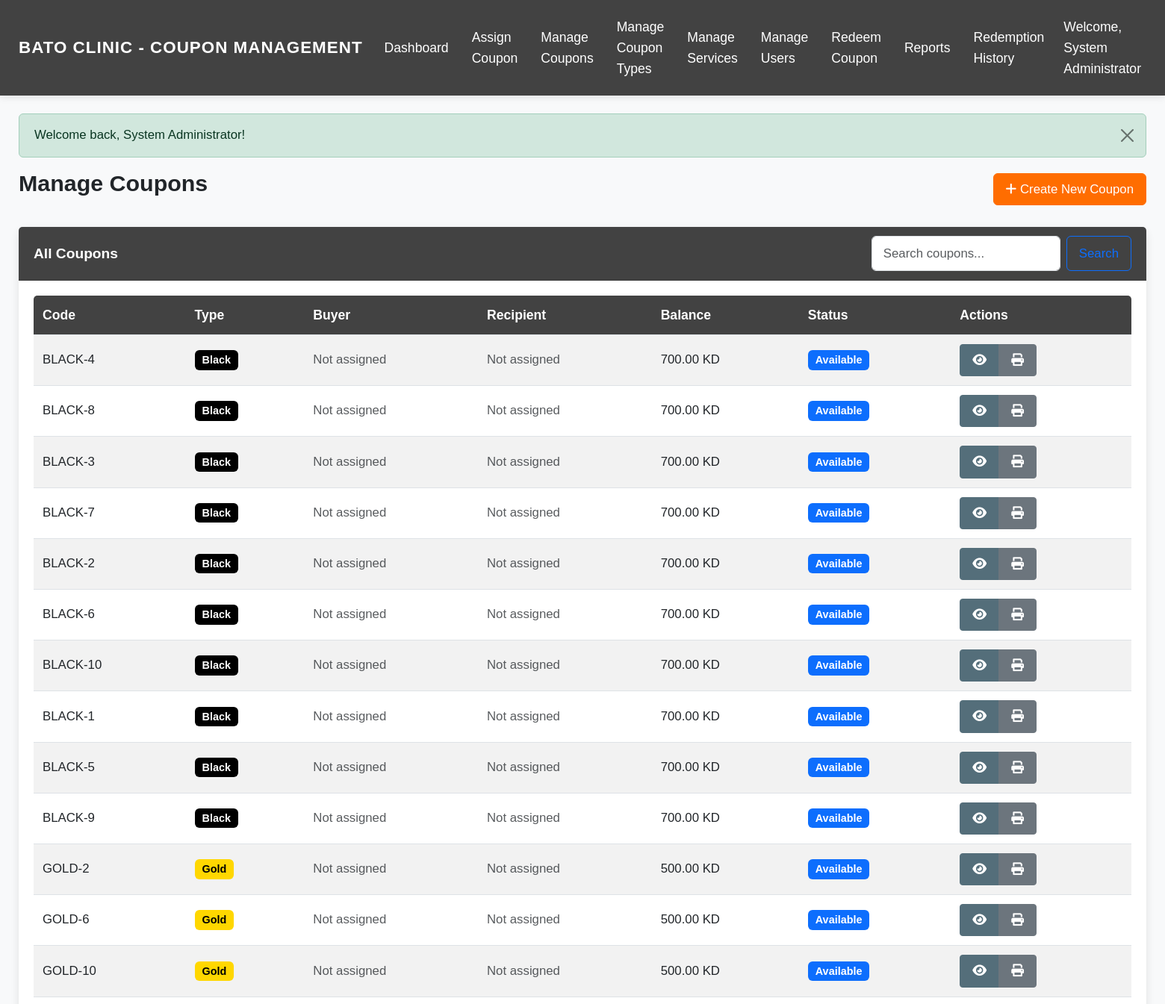
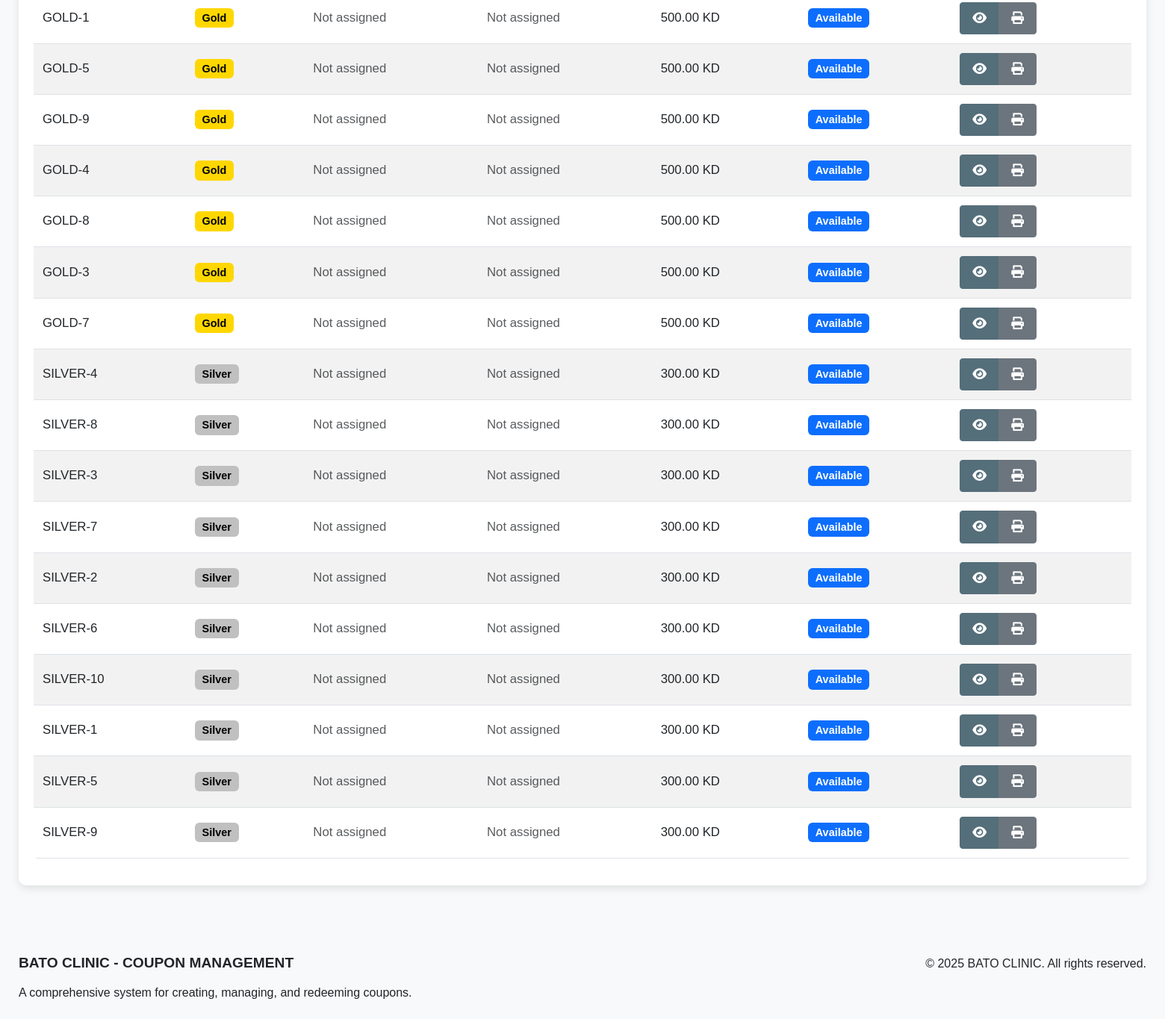
/admin/manage_coupons.php (signed in), run on the app's committed database (2 pictures, top to bottom).
### tables this page shows
CREATE TABLE coupons (
    id INT AUTO_INCREMENT PRIMARY KEY,
    code VARCHAR(20) NOT NULL UNIQUE,
    coupon_type_id INT NOT NULL,
    buyer_id INT,
    recipient_id INT,
    initial_balance DECIMAL(10, 2) NOT NULL,
    current_balance DECIMAL(10, 2) NOT NULL,
    issue_date DATE,
    status ENUM('available', 'assigned', 'fully_redeemed') NOT NULL DEFAULT 'available',
    created_at TIMESTAMP DEFAULT CURRENT_TIMESTAMP,
    updated_at TIMESTAMP DEFAULT CURRENT_TIMESTAMP ON UPDATE CURRENT_TIMESTAMP,
    FOREIGN KEY (coupon_type_id) REFERENCES coupon_types(id),
    FOREIGN KEY (buyer_id) REFERENCES users(id),
    FOREIGN KEY (recipient_id) REFERENCES users(id),
    INDEX (code),
    INDEX (buyer_id),
    INDEX (recipient_id),
    INDEX (status)
);

CREATE TABLE coupon_types (
    id INT AUTO_INCREMENT PRIMARY KEY,
    name ENUM('Black', 'Gold', 'Silver') NOT NULL,
    description TEXT,
    value DECIMAL(10, 2) NOT NULL,
    created_at TIMESTAMP DEFAULT CURRENT_TIMESTAMP,
    updated_at TIMESTAMP DEFAULT CURRENT_TIMESTAMP ON UPDATE CURRENT_TIMESTAMP
);

### models/Coupon.php (called while the page is built, shortened)
<?php
class Coupon {
    private $conn;
    private $table_name = "coupons";
    public function __construct($db) {
        $this->conn = $db;
    }
    public function readAll($page = 1, $limit = 10, $search = '') {
        $offset = ($page - 1) * $limit;
        $query = "SELECT c.*, ct.name as coupon_type_name,
                         b.full_name as buyer_name,
                         COALESCE(r.full_name,
                            (SELECT rl.recipient_name FROM redemption_logs rl
                             WHERE rl.coupon_id = c.id
                             ORDER BY rl.redemption_date DESC, rl.redemption_time DESC
                             LIMIT 1)
                         ) as recipient_name,
                         (SELECT COUNT(*) FROM redemption_logs WHERE coupon_id = c.id) as redemption_count,
                         (SELECT COUNT(DISTINCT recipient_name) FROM redemption_logs WHERE coupon_id = c.id) as unique_recipients,
                         CASE
                            WHEN c.status = 'assigned' THEN 1
                            WHEN c.recipient_id IS NOT NULL THEN 1
                            WHEN (SELECT COUNT(*) FROM redemption_logs WHERE coupon_id = c.id) > 0 THEN 1
                            ELSE 0
                         END as has_recipients
                  FROM " . $this->table_name . " c
                  LEFT JOIN coupon_types ct ON c.coupon_type_id = ct.id
                  LEFT JOIN users b ON c.buyer_id = b.id
                  LEFT JOIN users r ON c.recipient_id = r.id
                  LEFT JOIN (
                      SELECT coupon_id, COUNT(*) as log_count
                      FROM redemption_logs
                      GROUP BY coupon_id
                  ) rl ON c.id = rl.coupon_id
                  WHERE c.code LIKE ? OR b.full_name LIKE ? OR
                        c.id IN (SELECT coupon_id FROM redemption_logs WHERE recipient_name LIKE ?)
                  ORDER BY ct.name ASC, SUBSTRING(c.code, 1, 1) ASC, CAST(SUBSTRING(c.code, 2) AS UNSIGNED) ASC
                  LIMIT ?, ?";
        $stmt = $this->conn->prepare($query);
        $searchTerm = "%" . htmlspecialchars(strip_tags($search)) . "%";
        $stmt->bindParam(1, $searchTerm);
        $stmt->bindParam(2, $searchTerm);
        $stmt->bindParam(3, $searchTerm);
        $stmt->bindParam(4, $offset, PDO::PARAM_INT);
        $stmt->bindParam(5, $limit, PDO::PARAM_INT);
        $stmt->execute();
        return $stmt;
    }
}
?>

### admin/manage_coupons.php (the view, shortened to what this page needs)
<?php
require_once '../models/Coupon.php';
$database = new Database();
$db = $database->getConnection();
$coupon = new Coupon($db);
$search = isset($_GET['search']) ? $_GET['search'] : '';
$page = isset($_GET['page']) ? (int)$_GET['page'] : 1;
$limit = 50;
$coupons = $coupon->readAll($page, $limit, $search);
include_once '../includes/header.php';
?>
<div class="row">
    <div class="col-md-12">
        <div class="d-flex justify-content-between align-items-center mb-4">
            <h2>Manage Coupons</h2>
            <a href="<?php echo BASE_URL; ?>admin/create_coupon.php" class="btn btn-primary">
                <i class="fas fa-plus"></i> Create New Coupon
            </a>
        </div>
    </div>
</div>
<div class="row">
    <div class="col-md-12">
        <div class="card">
            <div class="card-header">
                <div class="d-flex justify-content-between align-items-center">
                    <h5 class="card-title mb-0">All Coupons</h5>
                    <form class="d-flex" action="" method="GET" id="searchForm">
                        <input class="form-control me-2" type="search" placeholder="Search coupons..." name="search" id="searchInput" value="<?php echo htmlspecialchars($search); ?>">
                        <button class="btn btn-outline-primary" type="submit">Search</button>
                    </form>
                </div>
            </div>
            <div class="card-body">
                <div class="table-responsive">
                    <table class="table table-striped table-hover" id="couponsTable">
                        <thead>
                            <tr>
                                <th>Code</th>
                                <th>Type</th>
                                <th>Buyer</th>
                                <th>Recipient</th>
                                <th>Balance</th>
                                <th>Status</th>
                                <th>Actions</th>
                            </tr>
                        </thead>
                        <tbody id="couponsTableBody">
                            <?php if($coupons->rowCount() > 0): ?>
                                <?php while($row = $coupons->fetch(PDO::FETCH_ASSOC)): ?>
                                    <tr>
                                        <td><?php echo $row['code']; ?></td>
                                        <td>
                                            <span class="badge <?php echo strtolower($row['coupon_type_name']) === 'black' ? 'badge-black' : (strtolower($row['coupon_type_name']) === 'gold' ? 'badge-gold' : 'badge-silver'); ?>">
                                                <?php echo $row['coupon_type_name']; ?>
                                            </span>
                                        </td>
                                        <td>
                                            <?php if($row['status'] == 'assigned'): ?>
                                                <?php echo $row['buyer_name'] ? $row['buyer_name'] : '<span class="badge bg-success">Assigned</span>'; ?>
                                            <?php else: ?>
                                                <span class="text-muted">Not assigned</span>
                                            <?php endif; ?>
                                        </td>
                                        <td>
                                            <?php if($row['status'] == 'assigned'): ?>
                                                <span class="badge bg-success">Assigned</span>
                                                <?php
                                                $redemptionQuery = "SELECT COUNT(*) as count FROM redemption_logs WHERE coupon_id = ?";
                                                $redemptionStmt = $db->prepare($redemptionQuery);
                                                $redemptionStmt->bindParam(1, $row['id']);
                                                $redemptionStmt->execute();
                                                $redemptionResult = $redemptionStmt->fetch(PDO::FETCH_ASSOC);
                                                if($redemptionResult['count'] > 0):
                                                ?>
                                                    <span class="badge bg-info ms-1"><?php echo $redemptionResult['count']; ?></span>
                                                <?php endif; ?>
                                                <a href="view_coupon.php?id=<?php echo $row['id']; ?>" class="ms-1 small text-decoration-none">
                                                    <i class="fas fa-info-circle"></i>
                                                </a>
                                            <?php else: ?>
                                                <span class="text-muted">Not assigned</span>
                                            <?php endif; ?>
                                        </td>
                                        <td><?php echo number_format($row['current_balance'], 2); ?> KD</td>
                                        <td>
                                            <?php if($row['status'] === 'assigned'): ?>
                                                <span class="badge bg-success">Assigned</span>
                                            <?php elseif($row['status'] === 'fully_redeemed'): ?>
                                                <span class="badge bg-danger">Fully Redeemed</span>
                                            <?php else: ?>
                                                <span class="badge bg-primary">Available</span>
                                            <?php endif; ?>
                                        </td>
                                        <td>
                                            <div class="btn-group">
                                                <a href="view_coupon.php?id=<?php echo $row['id']; ?>" class="btn btn-sm btn-info">
                                                    <i class="fas fa-eye"></i>
                                                </a>
                                                <button class="btn btn-sm btn-secondary print-coupon" data-coupon-id="<?php echo $row['id']; ?>">
                                                    <i class="fas fa-print"></i>
                                                </button>
                                            </div>
                                        </td>
                                    </tr>
                                <?php endwhile; ?>
                            <?php else: ?>
                                <tr>
                                    <td colspan="7" class="text-center">No coupons found</td>
                                </tr>
                            <?php endif; ?>
                        </tbody>
                    </table>
                </div>
            </div>
        </div>
    </div>
</div>
<?php
include_once '../includes/footer.php';
?>

### includes/header.php (style rules this page uses)
body { background-color: #f8f9fa; font-family: 'Arial', sans-serif; font-size: 16px; line-height: 1.6; }
.card { border-radius: 10px; box-shadow: 0 4px 12px rgba(0, 0, 0, 0.1); margin-bottom: 20px; background-color: #ffffff; border: none; }
.card-header { background-color: #424242; border-bottom: 1px solid rgba(0, 0, 0, 0.125); font-weight: bold; color: #fff; border-top-left-radius: 10px; border-top-right-radius: 10px; font-size: 1.2rem; padding: 12px 20px; }
.card-body { padding: 20px; font-size: 1.05rem; }
.btn { font-size: 1.05rem; padding: 8px 16px; }
.btn-primary { background-color: #ff6d00; border-color: #ff6d00; }
.btn-info { background-color: #546e7a; border-color: #546e7a; color: #fff; }
.table th { font-weight: 600; background-color: #424242; color: #fff; font-size: 1.1rem; padding: 12px; }
.table td { font-size: 1.05rem; padding: 12px; vertical-align: middle; }
.table { background-color: #ffffff; border-radius: 5px; overflow: hidden; }
.badge { font-size: 0.9rem; padding: 6px 10px; }
.badge-black { background-color: #000; color: #fff; }
.badge-gold { background-color: #FFD700; color: #000; }
.badge-silver { background-color: #C0C0C0; color: #000; }
.form-control { font-size: 1.05rem; padding: 10px 15px; height: auto; }
.table-responsive { overflow-x: auto; }
h1, h2, h3, h4, h5, h6 { font-weight: 600; margin-bottom: 1rem; }
h2 { font-size: 1.9rem; }
h5 { font-size: 1.2rem; }

### data on the page
coupons: code "BLACK-4", coupon_type.name "Black", status "Not assigned", current_balance "700.00"
coupons: code "BLACK-8", coupon_type.name "Black", status "Not assigned", current_balance "700.00"
coupons: code "BLACK-3", coupon_type.name "Black", status "Not assigned", current_balance "700.00"
coupons: code "BLACK-7", coupon_type.name "Black", status "Not assigned", current_balance "700.00"
coupons: code "BLACK-2", coupon_type.name "Black", status "Not assigned", current_balance "700.00"
coupons: code "BLACK-6", coupon_type.name "Black", status "Not assigned", current_balance "700.00"
coupons: code "BLACK-10", coupon_type.name "Black", status "Not assigned", current_balance "700.00"
coupons: code "BLACK-1", coupon_type.name "Black", status "Not assigned", current_balance "700.00"
coupons: code "BLACK-5", coupon_type.name "Black", status "Not assigned", current_balance "700.00"
coupons: code "BLACK-9", coupon_type.name "Black", status "Not assigned", current_balance "700.00"
coupons: code "GOLD-2", coupon_type.name "Gold", status "Not assigned", current_balance "500.00"
coupons: code "GOLD-6", coupon_type.name "Gold", status "Not assigned", current_balance "500.00"
coupons: code "GOLD-10", coupon_type.name "Gold", status "Not assigned", current_balance "500.00"
coupons: code "GOLD-1", coupon_type.name "Gold", status "Not assigned", current_balance "500.00"
coupons: code "GOLD-5", coupon_type.name "Gold", status "Not assigned", current_balance "500.00"
coupons: code "GOLD-9", coupon_type.name "Gold", status "Not assigned", current_balance "500.00"
coupons: code "GOLD-4", coupon_type.name "Gold", status "Not assigned", current_balance "500.00"
coupons: code "GOLD-8", coupon_type.name "Gold", status "Not assigned", current_balance "500.00"
coupons: code "GOLD-3", coupon_type.name "Gold", status "Not assigned", current_balance "500.00"
coupons: code "GOLD-7", coupon_type.name "Gold", status "Not assigned", current_balance "500.00"
coupons: code "SILVER-4", coupon_type.name "Silver", status "Not assigned", current_balance "300.00"
coupons: code "SILVER-8", coupon_type.name "Silver", status "Not assigned", current_balance "300.00"
coupons: code "SILVER-3", coupon_type.name "Silver", status "Not assigned", current_balance "300.00"
coupons: code "SILVER-7", coupon_type.name "Silver", status "Not assigned", current_balance "300.00"
coupons: code "SILVER-2", coupon_type.name "Silver", status "Not assigned", current_balance "300.00"
coupons: code "SILVER-6", coupon_type.name "Silver", status "Not assigned", current_balance "300.00"
coupons: code "SILVER-10", coupon_type.name "Silver", status "Not assigned", current_balance "300.00"
coupons: code "SILVER-1", coupon_type.name "Silver", status "Not assigned", current_balance "300.00"
coupons: code "SILVER-5", coupon_type.name "Silver", status "Not assigned", current_balance "300.00"
coupons: code "SILVER-9", coupon_type.name "Silver", status "Not assigned", current_balance "300.00"

### other printed values
$_SESSION['user_name'] "System Administrator"
$_SESSION['message'] "Welcome back, System Administrator!"
